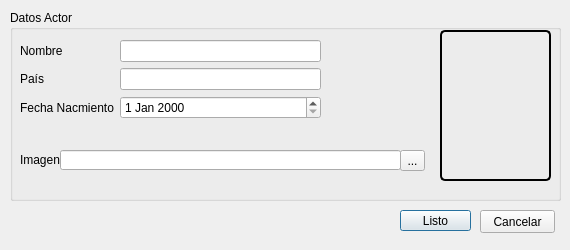
<?xml version="1.0" encoding="UTF-8"?>
<ui version="4.0">
 <class>Dialog</class>
 <widget class="QDialog" name="Dialog">
  <property name="geometry">
   <rect>
    <x>0</x>
    <y>0</y>
    <width>570</width>
    <height>250</height>
   </rect>
  </property>
  <property name="windowTitle">
   <string>Dialog</string>
  </property>
  <widget class="QGroupBox" name="groupBox_3">
   <property name="geometry">
    <rect>
     <x>10</x>
     <y>10</y>
     <width>551</width>
     <height>191</height>
    </rect>
   </property>
   <property name="title">
    <string>Datos Actor</string>
   </property>
   <widget class="QWidget" name="formLayoutWidget_3">
    <property name="geometry">
     <rect>
      <x>10</x>
      <y>30</y>
      <width>301</width>
      <height>95</height>
     </rect>
    </property>
    <layout class="QFormLayout" name="formLayout_3">
     <item row="0" column="0">
      <widget class="QLabel" name="label_13">
       <property name="text">
        <string>Nombre</string>
       </property>
      </widget>
     </item>
     <item row="0" column="1">
      <widget class="QLineEdit" name="LNombre"/>
     </item>
     <item row="1" column="0">
      <widget class="QLabel" name="label_14">
       <property name="text">
        <string>País</string>
       </property>
      </widget>
     </item>
     <item row="1" column="1">
      <widget class="QLineEdit" name="LPais"/>
     </item>
     <item row="2" column="0">
      <widget class="QLabel" name="label_15">
       <property name="text">
        <string>Fecha Nacmiento</string>
       </property>
      </widget>
     </item>
     <item row="2" column="1">
      <widget class="QDateEdit" name="LFecha"/>
     </item>
    </layout>
   </widget>
   <widget class="QLabel" name="Display">
    <property name="geometry">
     <rect>
      <x>430</x>
      <y>20</y>
      <width>111</width>
      <height>151</height>
     </rect>
    </property>
    <property name="styleSheet">
     <string notr="true"> border-style: solid;
     border-width: 2px;
     border-radius: 5px;
     border-color: black;</string>
    </property>
    <property name="text">
     <string/>
    </property>
   </widget>
   <widget class="QLabel" name="label_17">
    <property name="geometry">
     <rect>
      <x>10</x>
      <y>140</y>
      <width>70</width>
      <height>20</height>
     </rect>
    </property>
    <property name="text">
     <string>Imagen</string>
    </property>
   </widget>
   <widget class="QLineEdit" name="LImagen">
    <property name="geometry">
     <rect>
      <x>50</x>
      <y>140</y>
      <width>341</width>
      <height>20</height>
     </rect>
    </property>
   </widget>
   <widget class="QToolButton" name="toolButton">
    <property name="geometry">
     <rect>
      <x>390</x>
      <y>140</y>
      <width>25</width>
      <height>21</height>
     </rect>
    </property>
    <property name="text">
     <string>...</string>
    </property>
   </widget>
  </widget>
  <widget class="QPushButton" name="BListo">
   <property name="geometry">
    <rect>
     <x>400</x>
     <y>210</y>
     <width>71</width>
     <height>21</height>
    </rect>
   </property>
   <property name="text">
    <string>Listo</string>
   </property>
  </widget>
  <widget class="QPushButton" name="BCancelar">
   <property name="geometry">
    <rect>
     <x>480</x>
     <y>210</y>
     <width>75</width>
     <height>23</height>
    </rect>
   </property>
   <property name="text">
    <string>Cancelar</string>
   </property>
  </widget>
 </widget>
 <resources/>
 <connections/>
</ui>
